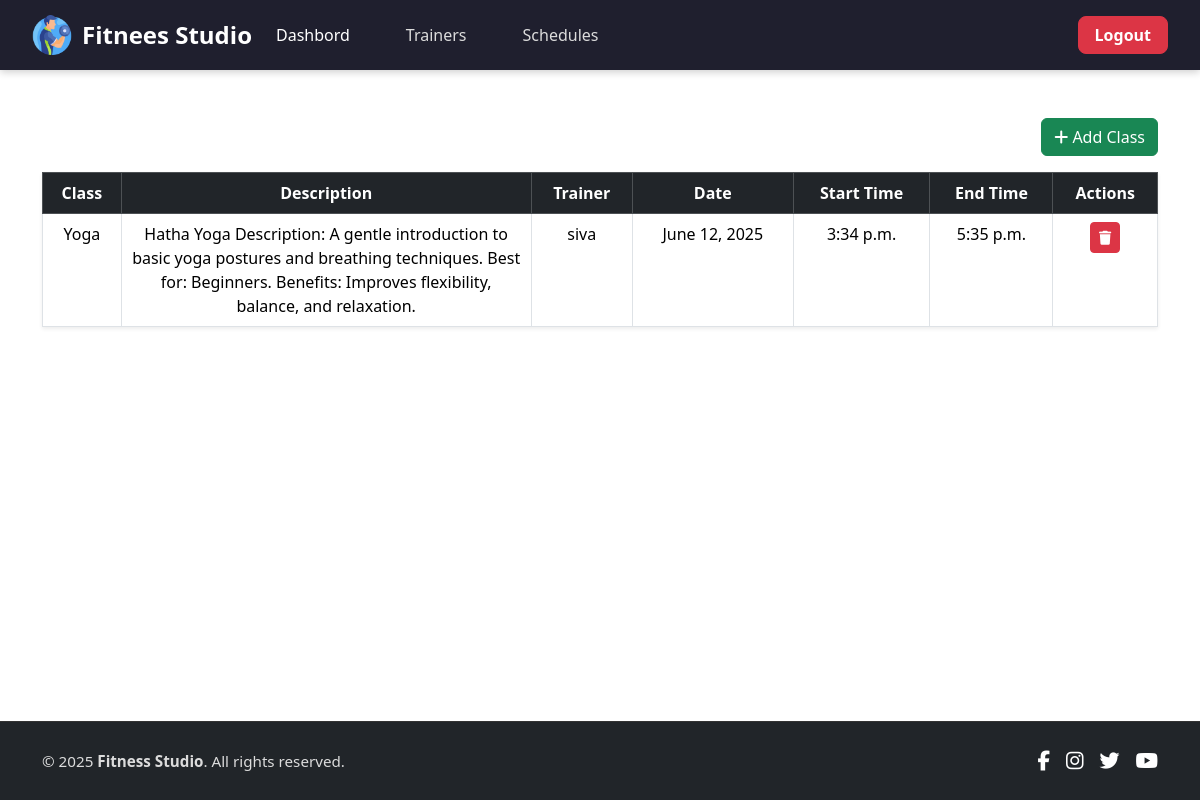
The app's page /Fitnees-Studio/admin/Classes/ (signed in), older data.
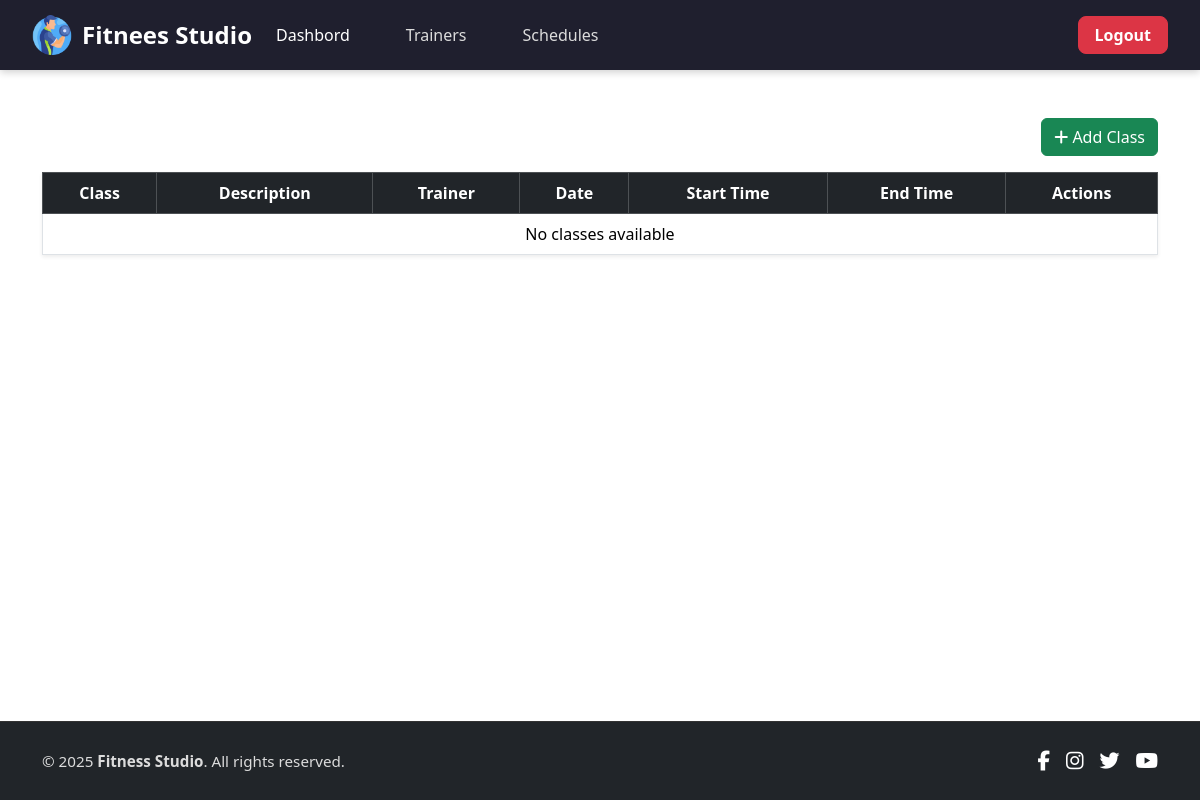
The same page, newer data.
### Fitnees_Admin/models.py (models this page shows, shortened)
class Classes(models.Model):
    CATEGORY_CHOICES = [
        ('Strength', 'Strength'),
        ('Yoga', 'Yoga'),
        ('HIIT', 'HIIT'),
        ('Cardio', 'Cardio'),
    ]
    C_id = models.AutoField(primary_key=True)
    C_name = models.CharField(max_length=50,choices=CATEGORY_CHOICES,default='Cardio')
    C_description = models.TextField()
    C_trainer = models.ForeignKey(Trainer, on_delete=models.CASCADE,default=True,null=False)
    C_date = models.DateField()
    C_start_time = models.TimeField()
    C_end_time = models.TimeField()

class Trainer(models.Model):
    T_id = models.AutoField(primary_key=True)
    T_name = models.CharField(max_length=50)
    T_email = models.EmailField()
    T_phone = models.CharField(max_length=10)

### Fitnees_Admin/views.py (the view, shortened to what this page needs)
# urls.py: path("Classes/", views.classes, name="Classes"),
@login_required(login_url='admin_login')
def classes(request):
    classes = Classes.objects.all().order_by('-C_id')
    trainers = Trainer.objects.all()
    category_choices = Classes.CATEGORY_CHOICES
    current_date_iso = date.today().isoformat()
    return render(request, "admin_panel/classes.html", {
        'classes': classes,
        'trainers': trainers,
        'category_choices': category_choices,
        'current_date_iso': current_date_iso
    })

### templates/admin_panel/classes.html (shortened to what this page needs)
{% extends "admin_panel/base.html" %}
{% block content %}
<div class="container mt-5">
    <div class="d-flex justify-content-end mb-3">
        <button type="button" class="btn btn-success" data-bs-toggle="modal" data-bs-target="#classModal">
            <i class="fa-solid fa-plus"></i> Add Class
        </button>
    </div>
    <div class="table-responsive">
        <table class="table table-bordered table-hover bg-white shadow-sm text-center">
            <thead class="table-dark">
                <tr>
                    <th>Class</th>
                    <th>Description</th>
                    <th>Trainer</th>
                    <th>Date</th>
                    <th>Start Time</th>
                    <th>End Time</th>
                    <th>Actions</th>
                </tr>
            </thead>
            <tbody>
                {% for cls in classes %}
                <tr>
                    <td>{{ cls.C_name }}</td>
                    <td class="description-cell">{{ cls.C_description }}</td>
                    <td>{{ cls.C_trainer.T_name }}</td>
                    <td>{{ cls.C_date }}</td>
                    <td>{{ cls.C_start_time }}</td>
                    <td>{{ cls.C_end_time }}</td>
                    <td>
                        <button class="btn btn-danger btn-sm delete-class-btn" data-url="{% url 'classes_Delete' cls.C_id %}"><i class="fa-solid fa-trash"></i></button>
                    </td>
                </tr>
                {% empty %}
                <tr>
                    <td colspan="9" class="text-center">No classes available</td>
                </tr>
                {% endfor %}
            </tbody>
        </table>
    </div>
</div>
{% endblock %}

Row changes from the older to the newer data that the page shows:
removed Classes: C_name "Yoga", C_description "Hatha Yoga Description: A gentle introduction to basic yoga postures and breathing techniques. Best for: Beginners. Benefits: Improves flexibility, balance, and relaxation.", C_trainer.T_name "siva", C_date "June 12, 2025", C_start_time "3:34 p.m.", C_end_time "5:35 p.m."
Text that changed along with them:
text now shown: "No classes available"
